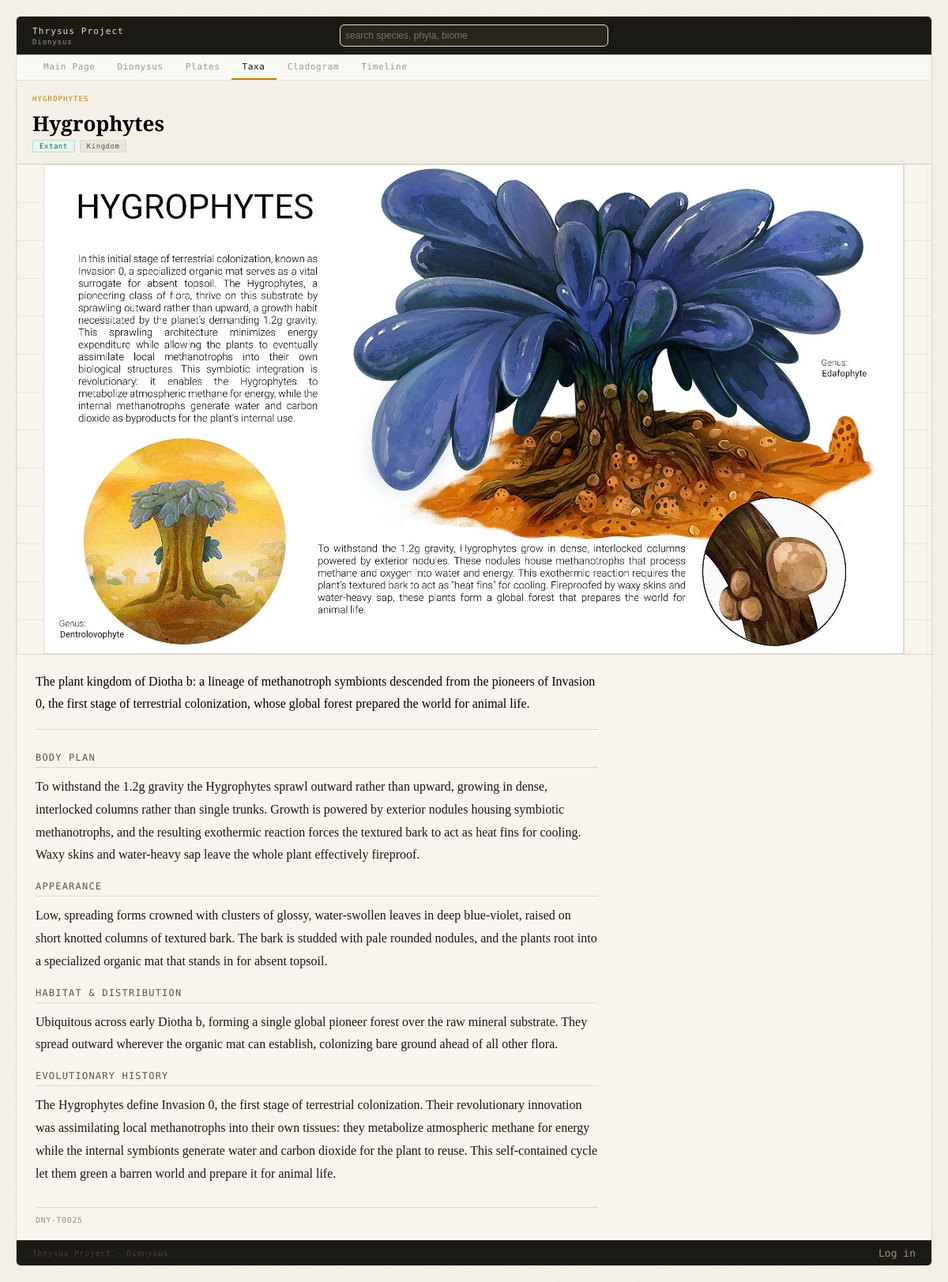
The app's page /entry.php?id=25, older data.
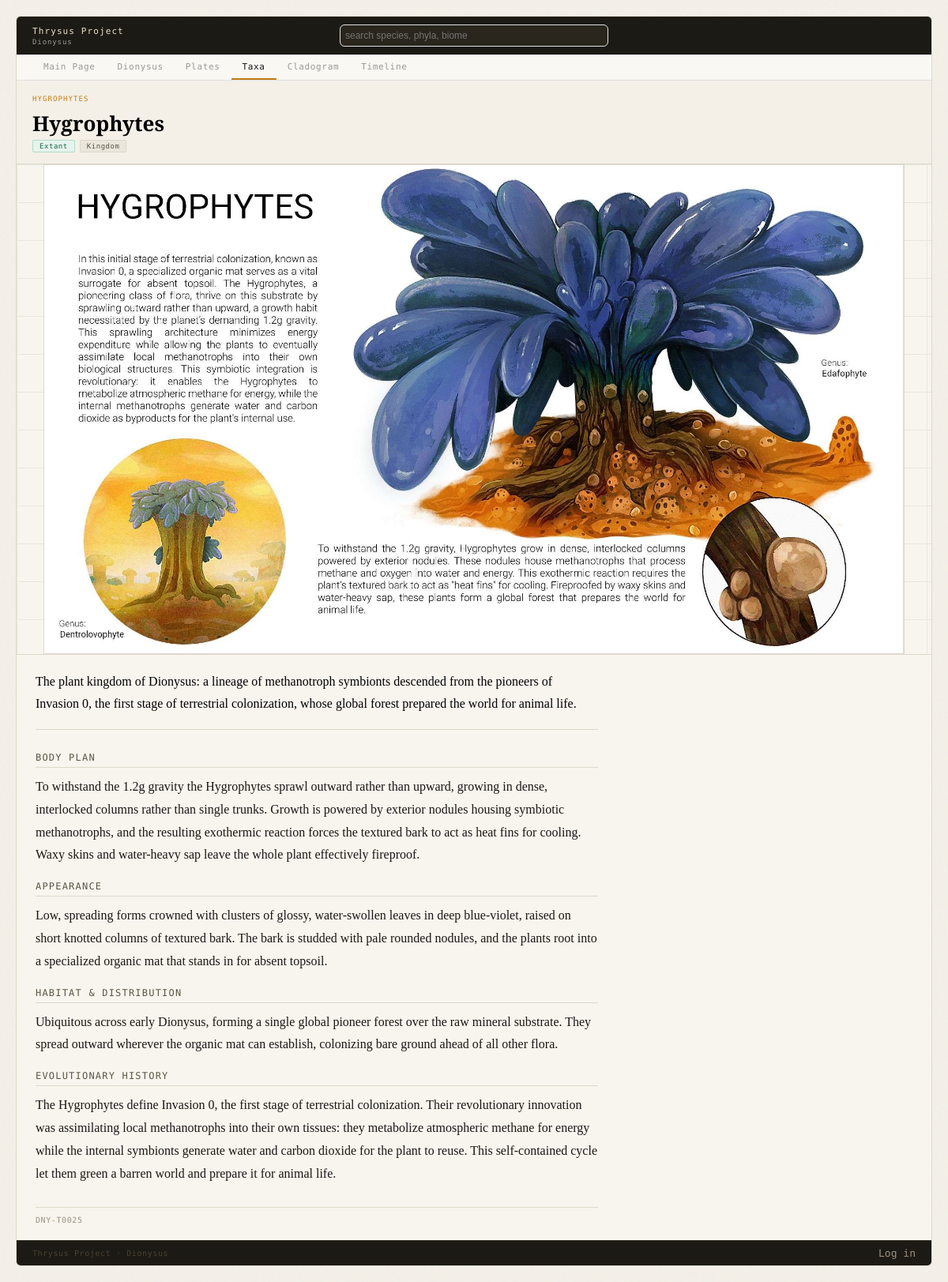
The same page, newer data.
### tables this page shows
CREATE TABLE `taxa` (
  `id` int(11) NOT NULL AUTO_INCREMENT,
  `parent_taxon_id` int(11) DEFAULT NULL,
  `name` varchar(100) NOT NULL,
  `rank` varchar(55) DEFAULT NULL,
  `description` text DEFAULT NULL,
  `colour_hex` varchar(7) DEFAULT NULL,
  `body_plan` text DEFAULT NULL,
  `appearance` text DEFAULT NULL,
  `behaviour` text DEFAULT NULL,
  `habitat_and_distribution` text DEFAULT NULL,
  `evolutionary_history` text DEFAULT NULL,
  `status` enum('extant','extinct') DEFAULT 'extant',
  `first_described` date DEFAULT NULL,
  `lead` varchar(100) DEFAULT NULL,
  `last_edited` date DEFAULT NULL,
  `category` enum('fauna','flora','tapetae') DEFAULT 'fauna',
  `image` varchar(255) DEFAULT NULL,
  PRIMARY KEY (`id`),
  KEY `parent_taxon_id` (`parent_taxon_id`),
  CONSTRAINT `taxa_ibfk_1` FOREIGN KEY (`parent_taxon_id`) REFERENCES `taxa` (`id`)
);

### entry.php (the view, shortened to what this page needs)
<?php
include 'db_config.php';
$type = $_GET['type'] ?? 'taxon';
$id = (int)($_GET ['id'] ?? 0);
if ($type == 'species') {
    $query = "SELECT * FROM species WHERE id = $id";
} else {
    $query = "SELECT * FROM taxa WHERE id = $id";
}
$result = mysqli_query($db_connect, $query);
$taxon = $result->fetch_assoc();
$active = 'taxa';
include 'header.php';
$entry_code = 'DNY-' . ($type == 'species' ? 'S' : 'T') . str_pad($id, 4, "0", STR_PAD_LEFT);
$title = ($type == 'species') ? $taxon['common_name'] : $taxon['name'];
$lede = ( $type == 'species') ? $taxon['species_description'] : $taxon['description'];
if ($type == 'species') {
    $ranklabel = 'Species';
} else {
    $ranklabel = $taxon['rank']? ucfirst($taxon['rank']) : 'Clade';
}
$crumbs = [];
if ($type == 'species') {
    $tid = (int)$taxon['taxon_id'];
    $walker = mysqli_query($db_connect, "SELECT * FROM taxa WHERE id = $tid")->fetch_assoc();
} else {
    $walker = $taxon;
}
while ($walker) {
    $crumbs[] = $walker;
    if ($walker['parent_taxon_id']) {
        $pid = (int)$walker['parent_taxon_id'];
        $walker = mysqli_query($db_connect, "SELECT * FROM taxa WHERE id = $pid")->fetch_assoc();
    } else {
        $walker = null;
    }
}
$crumbs = array_reverse($crumbs);
$plate_subject_type = ($type == 'species') ? 'species' : 'taxon';
$plate_match = $db_connect->execute_query(
    "SELECT p.* FROM plates p JOIN plate_subjects ps ON ps.plate_id = p.id WHERE ps.subject_type = ? AND ps.subject_id = ? ORDER BY p.id LIMIT 1",
    [$plate_subject_type, $id]
)->fetch_assoc();
$own_image = ($type == 'species') ? ($taxon['species_image'] ?? '') : ($taxon['image'] ?? '');
$faceplate_image = $own_image !== '' ? $own_image : ($plate_match['image'] ?? '');
$castmates = [];
?>
    <div class="entry-header">
    <div class= "entry-breadcrumb">
    <?php
    $links = [];
    foreach ($crumbs as $c) {
        $links[] = "<a href='entry.php?id=" . (int) $c['id'] . "'>" . htmlspecialchars($c['name']) . "</a>";
    }
    echo implode(' › ', $links);
    ?>
    </div>
    <h1 class="entry-title"><?php echo htmlspecialchars($title); ?></h1>
    <div class="entry-tags">
        <?php if (!empty($taxon['status'])) { ?>
            <div class="entry-tag <?php echo htmlspecialchars($taxon['status']); ?>"><?php echo htmlspecialchars(ucfirst($taxon['status'])); ?></div>
        <?php } ?>
        <div class="entry-tag class"><?php echo htmlspecialchars($ranklabel); ?></div>
    </div>
</div>
<?php if (!empty($faceplate_image)) { ?>
<div class="faceplate">
    <div class="faceplate-inner">
        <img class="faceplate-img" src="images/<?php echo htmlspecialchars($faceplate_image); ?>" alt="<?php echo htmlspecialchars($title); ?>">
    </div>
</div>
<?php } ?>
<?php
$field = ($type == 'species') ? array_filter([
    "Body length"    => $taxon['body_length'] ?? '',
    "Mass"           => $taxon['mass'] ?? '',
    "Thermy"         => ucfirst($taxon['thermy'] ?? ''),
    "Encounter risk" => ucfirst($taxon['encounter_risk'] ?? ''),
]) : [];
$has_sidebar = !empty($field) || !empty($castmates);
?>
    <div class="entry-body<?php echo $has_sidebar ? '' : ' entry-body-full'; ?>">
        <div class="entry-main-text">
            <div class="entry-lede">
                <p><?php echo $lede; ?></p>
            </div>
            <?php
            $sections = [
                'body_plan' => 'Body plan',
                'appearance' => 'Appearance',
                'behaviour' => 'Behaviour',
                'habitat_and_distribution' => 'Habitat & distribution',
                'evolutionary_history' => 'Evolutionary history',
            ];
            foreach ($sections as $column => $label) {
                if (!empty($taxon[$column])) {
                    echo "<div class='section-heading'>$label</div>";
                    echo "<p class='body-text'>" . $taxon[$column] . "</p>";
                }
            }
            ?>
            <?php
            $meta = [$entry_code];
            ?>
            <div class="entry-meta">
                <?php echo implode(' · ', $meta); ?>
            </div>
        </div>
    </div>
<?php include 'footer.php'; ?>

### header.php (shortened to what this page needs)
<!DOCTYPE html>
<html lang="en">
    <head>
        <link rel="stylesheet"  href="style.css?v=<?php echo filemtime(__DIR__ . '/style.css'); ?>">
    </head>
<body>
    <div class="shell">
    <div class="topbar">
        <a class="logo" href="index.php">
            <span class="logo-main">Thrysus Project</span>
            <span class="logo-sub">Dionysus</span>
        </a>
        <div class="search-wrap">
            <form method="GET" action="search.php" autocomplete="off">
                <input class="search-input" type="text" name="q" id="search-input" placeholder="search species, phyla, biome">
            </form>
        </div>
    </div>
    <nav class="subnav">
        <a href="index.php" class="<?php if ($active == 'main') echo 'active'; ?>"> Main Page </a>
        <a href="world.php" class="<?php if ($active == 'world') echo 'active'; ?>"> Dionysus </a>
        <a href="plates.php" class="<?php if ($active == 'plates') echo 'active'; ?>"> Plates </a>
        <a href="taxa.php" class="<?php if ($active == 'taxa') echo 'active'; ?>"> Taxa </a>
        <a href="cladogram.php" class="<?php if ($active == 'cladogram') echo 'active'; ?>"> Cladogram </a>
        <a href="timeline.php" class="<?php if ($active == 'timeline') echo 'active'; ?>"> Timeline </a>
    </nav>

### footer.php (shortened to what this page needs)
<div class="footer">
    <div class="footer-id">Thrysus Project · Dionysus</div>
    <?php if (!empty($_SESSION['authed'])) { ?>
        <a href="admin.php" class="footer-admin">Admin</a>
    <?php } else { ?>
        <a href="login.php" class="footer-admin">Log in</a>
    <?php } ?>
</div>
</div>
</body>
</html>

### style.css (style rules this page uses)
* { box-sizing: border-box; margin: 0; padding: 0; }
:root { --bg: #f4f0e8; --surface: #faf8f3; --border: #ddd8ca; --border-faint: #eae6dc; --topbar-bg: #1c1a14; --text-primary: #1a1714; --text-secondary: #5c5546; --text-muted: #9c9080; --accent-amber: #c27b12; --mono: 'Space Mono', monospace; --serif: 'Libre Baskerville', serif; }
body { background: var(--bg); padding: 20px; }
.shell { background: var(--surface); border: 1px solid var(--border); border-radius: 6px; overflow: hidden; margin: 0 auto; max-width: 1280px; }
.topbar { display: grid; grid-template-columns: 1fr minmax(0, 340px) 1fr; gap: 16px; align-items: center; background: #1C1A14; border-bottom: 1px solid #e0e0e0; padding: 10px 20px; }
.logo { text-decoration: none; display: flex; flex-direction: column; font-size: 11px; font-weight: 500; letter-spacing: 0.1em; font-family: var(--mono); color: #E8DFC8; }
.logo-sub { font-size: 9px; color: #999999; letter-spacing: 0.1em; font-family: var(--mono); margin-top: 2px; }
.search-wrap { width: 100%; position: relative; }
.search-input { width: 100%; padding: 6px; border: 1px solid #e0e0e0; font-size: 12px; border-radius: 6px; background: #2A261D; color: #F0EAD9; }
.subnav { background: var(--surface); border-bottom: 1px solid #e0e0e0; display: flex; overflow-x: auto; padding: 0px 20px; }
.subnav span, .subnav a { padding: 8px 14px; font-family: var(--mono); border-bottom: 2px solid transparent; font-size: 11px; letter-spacing: 0.06em; color: #999999; text-decoration: none; white-space: nowrap; }
.subnav span.active, .subnav a.active { border-bottom: 2px solid var(--accent-amber); color: var(--text-primary); }
.footer { background: #1C1A14; border-top: 1px solid #332e22; padding: 8px 20px; display: flex; justify-content: space-between; align-items: center; }
.footer-id { font-size: 10px; color: #4a4232; font-family: var(--mono); letter-spacing: 0.06em; }
.entry-header { background: var(--bg); border-bottom: 1px solid var(--border); padding: 18px 20px 14px; }
.entry-breadcrumb { font-size: 9px; letter-spacing: 0.12em; color: var(--text-muted); font-family: var(--mono); text-transform: uppercase; margin-bottom: 8px; }
.entry-breadcrumb a { color: var(--accent-amber); text-decoration: none; }
.entry-title { font-size: 26px; font-weight: 700; font-family: var(--serif); margin-bottom: 3px; }
.entry-tags { display: flex; gap: 6px; flex-wrap: wrap; }
.entry-tag { font-size: 9px; padding: 2px 8px; border-radius: 2px; font-family: var(--mono); letter-spacing: 0.06em; background: var(--border-faint); color: var(--text-secondary); border: 1px solid var(--border); }
.entry-tag.extant { background: #e6f4ee; color: #1a6647; border-color: #b0dcc8; }
.faceplate { display: block; width: 100%; border-bottom: 1px solid var(--border); background: #f8f5ee; background-image: linear-gradient(var(--border-faint) 1px, transparent 1px), linear-gradient(90deg, var(--border-faint) 1px, transparent 1px); background-size: 48px 48px; }
.faceplate-inner { display: flex; align-items: center; justify-content: center; padding: 0; width: 100%; }
.faceplate-img { max-width: 100%; max-height: 620px; object-fit: contain; display: block; border: 1px solid var(--border); }
.entry-body { display: grid; grid-template-columns: 1fr 260px; background: #f8f5ee; }
.entry-body-full { grid-template-columns: minmax(0, 760px); }
.entry-lede { font-family: var(--serif); border-bottom: 1px solid var(--border); font-size: 16px; line-height: 1.75; margin-bottom: 28px; padding-bottom: 18px; }
.entry-main-text { padding: 20px 24px; }
.section-heading { margin-top: 18px; margin-bottom: 10px; font-size: 12px; font-family: var(--mono); letter-spacing: 0.1em; text-transform: uppercase; color: var(--text-secondary); border-bottom: 1px solid var(--border); padding-bottom: 5px; }
.body-text { font-family: var(--serif); font-size: 16px; line-height: 1.8; color: var(--text-primary); margin-bottom: 14px; }
.footer-admin { font-family: var(--mono); font-size: small; color: var(--text-muted); text-decoration: none; }
.entry-meta { margin-top: 28px; padding-top: 10px; border-top: 1px solid var(--border); font-family: var(--mono); font-size: 10px; letter-spacing: 0.06em; color: var(--text-muted); display: flex; flex-wrap: wrap; gap: 12px; align-items: baseline; }

Row changes from the older to the newer data that the page shows:
changed taxa "Hygrophytes": description "The plant kingdom of Diotha b: a lineage of methanotroph…" → "The plant kingdom of Dionysus: a lineage of methanotroph…"
Text that changed along with them:
new list line: "HABITAT & DISTRIBUTION"
new list line: "Ubiquitous across early Dionysus, forming a single global pioneer forest over the raw mineral substrate. They spread outward wherever the organic mat can establish, colonizing bare ground ahead of all other flora."
list line gone: "HABITAT & DISTRIBUTION"
list line gone: "Ubiquitous across early Diotha b, forming a single global pioneer forest over the raw mineral substrate. They spread outward wherever the organic mat can establish, colonizing bare ground ahead of all other flora."
